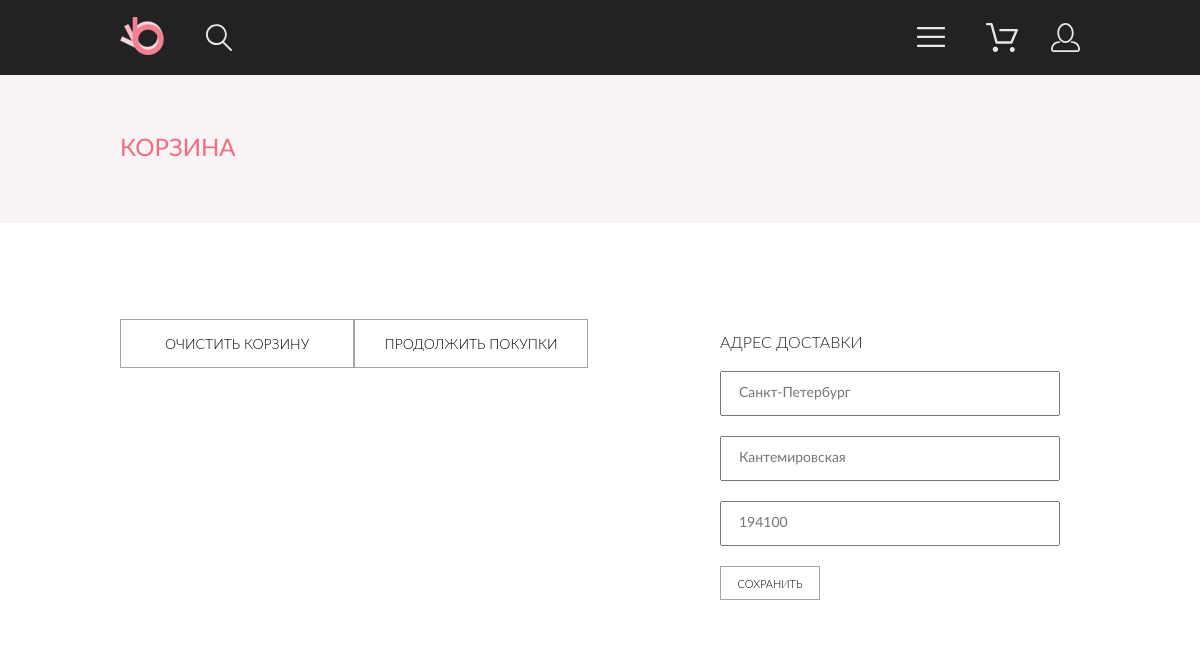
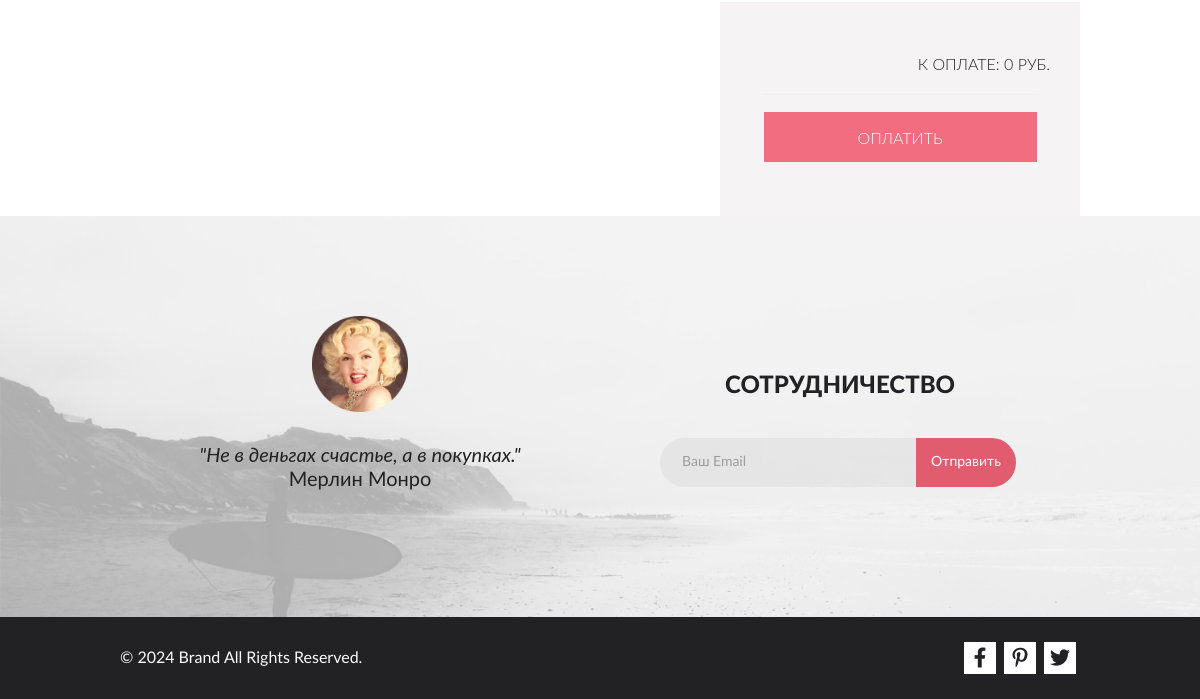
The page /cart (signed in) on the database as committed earlier (2 pictures, top to bottom).
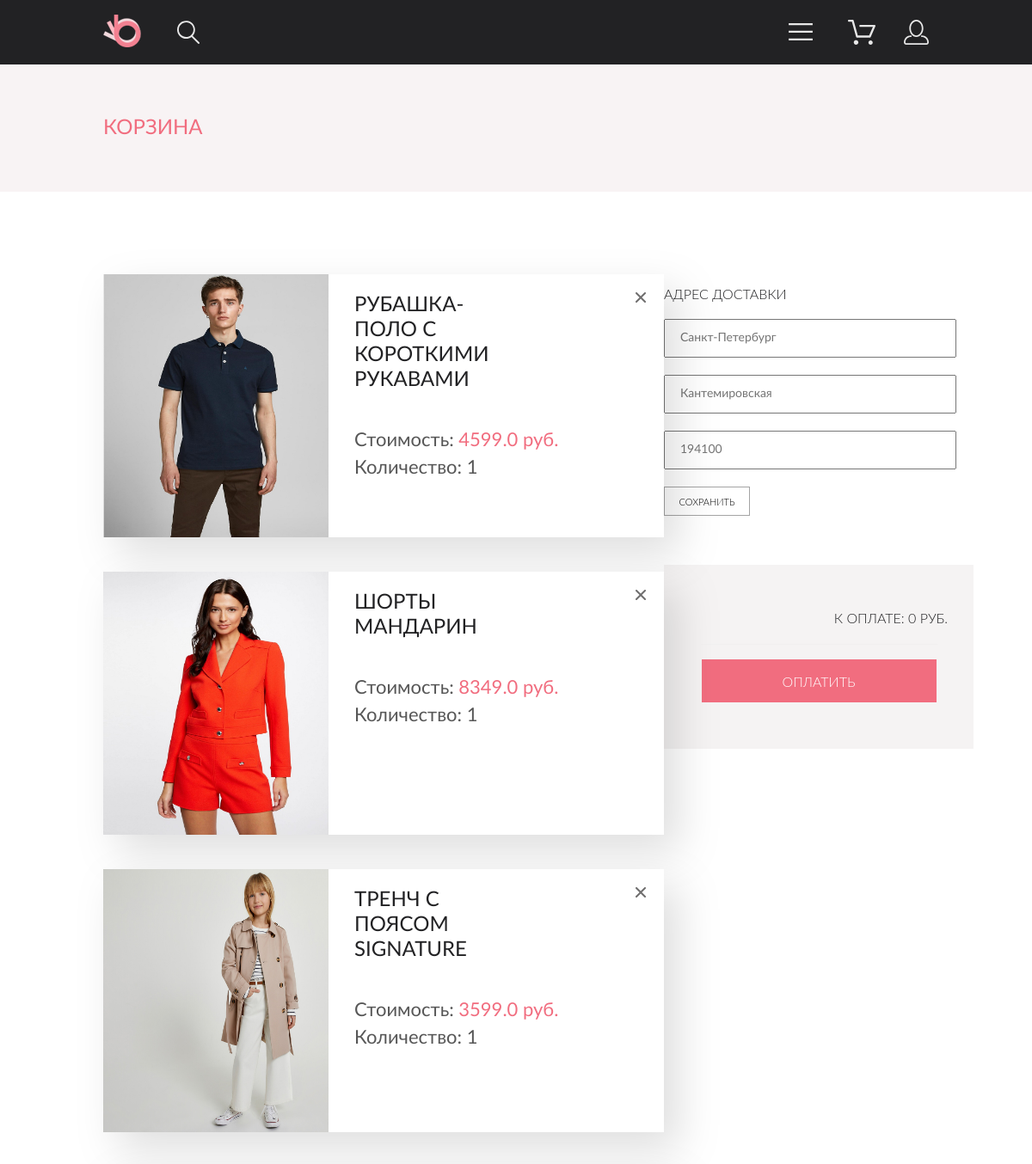
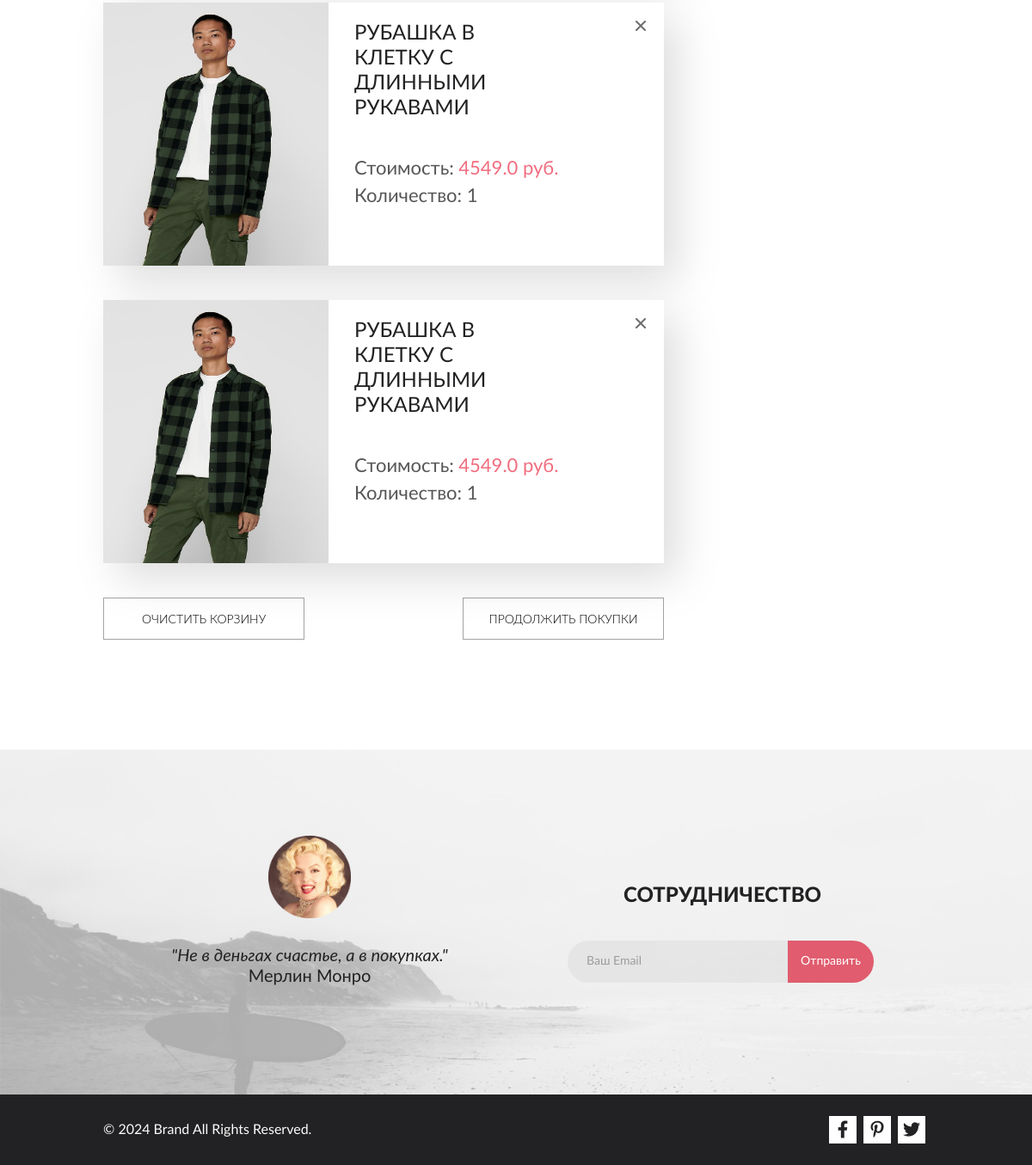
The same page on the database as committed later (2 pictures, top to bottom).
### models.py (models this page shows)
class OrderProduct(db.Model):
    id = db.Column(db.Integer, primary_key=True)
    order_id = db.Column(db.Integer, db.ForeignKey('order.id'), nullable=False)
    product_id = db.Column(db.Integer, db.ForeignKey('product.id'), nullable=False)
    quantity = db.Column(db.Integer, nullable=False)

class Product(db.Model):
    id = db.Column(db.Integer, primary_key=True)
    name = db.Column(db.String(100), nullable=False)
    category = db.Column(db.String(100), nullable=False)
    price = db.Column(db.Float, nullable=False)
    description = db.Column(db.String, nullable=False)
    image = db.Column(db.String, nullable=False)

### main.py (the view)
@app.route('/cart')
def cart():
    if 'user_id' not in session:
        return redirect(url_for('login'))
    user = User.query.get(session['user_id'])
    items = OrderProduct.query.all()
    products = Product.query.all()
    product_dict = {}
    for product in products:
        product_dict[product.id] = product
    return render_template('cart.html', user=user, data=items, products=product_dict)

### templates/cart.html (shortened to what this page needs)
{% extends 'base.html' %}
{% block body %}
<main class="main">
    <section class="heading">
        <h2 class="heading__heading container">Корзина</h2>
    </section>
    <section class="cart container">
        <div class="cart__wrapper">
            <ul class="cart__list">
                {% for el in data%}
                    <li class="cart__list-item">
                        <img src={{products.get(el.product_id).image}} alt={{products.get(el.product_id).name}} width="262" height="306" class="cart__list-img">
                        <div class="cart__list-wrapper">
                            <h3 class="cart__list-heading">{{products.get(el.product_id).name}}</h3>
                            <p class="cart__list-text">Стоимость: <span class="cart__list-pink">{{products.get(el.product_id).price}} руб.</span></p>
                            <div class="cart__list-subwrapper">
                                <label class="cart__list-text">Количество: {{el.quantity}}</label>
                            </div>
                        </div>
                    </li>
                {% endfor %}
            </ul>
            <ul class="cart__list-buttons">
                <li><button type="button" class="cart__list-button" onclick="clearCart()">Очистить корзину</button></li>
                <a href="/catalog"><li><button type="button" class="cart__list-button">Продолжить покупки</button></li></a>
            </ul>
        </div>
        <div class="cart__shipping_wrapper">
            <form action="post" class="cart__shipping">
                <h3 class="cart__shipping_heading">Адрес доставки</h3>
                <input type="text" id="city" class="cart__shipping_input" placeholder="Санкт-Петербург">
                <input type="text" id="state" class="cart__shipping_input" placeholder="Кантемировская">
                <input type="text" id="zip" class="cart__shipping_input" placeholder="194100">
                <button type="submit" class="cart__shipping_button">Сохранить</button>
            </form>
            <div class="cart__total">
                <div class="cart__total_text_wrapper">
                    <p class="cart__grandtotal_text" id="total-price">К оплате: 0 руб.</p>
                </div>
                <div class="cart__total_checkout_wrapper">
                    <hr class="cart__total_line">
                    <button type="submit" class="cart__total_checkout">Оплатить</button>
                </div>
            </div>
        </div>
    </section>
</main>
{% endblock %}

Rows that differ between the two databases and show on the page:
added OrderProduct: get (picture), quantity "1"
now on this page (row unchanged): Product: get "РУБАШКА-ПОЛО С КОРОТКИМИ РУКАВАМИ", get "4599.0"
added OrderProduct: get (picture), quantity "1"
now on this page (row unchanged): Product: get "ШОРТЫ МАНДАРИН", get "8349.0"
added OrderProduct: get (picture), quantity "1"
now on this page (row unchanged): Product: get "ТРЕНЧ С ПОЯСОМ SIGNATURE", get "3599.0"
added OrderProduct: get (picture), quantity "1"
now on this page (row unchanged): Product: get "РУБАШКА В КЛЕТКУ С ДЛИННЫМИ РУКАВАМИ", get "4549.0"
added OrderProduct: get (picture), quantity "1"
